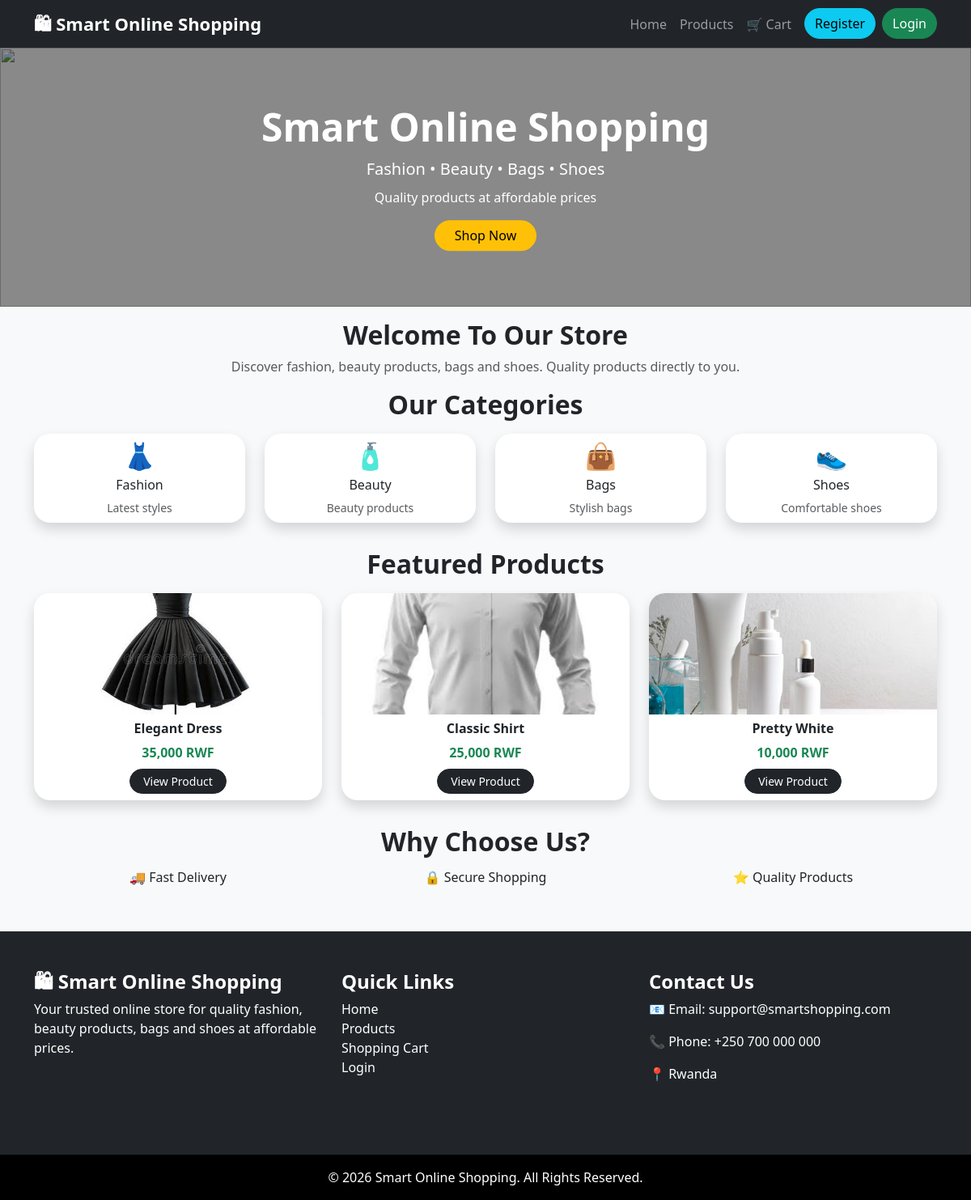
The page / on the database its author committed.
### tables this page shows
CREATE TABLE `products` (
  `product_id` int(11) NOT NULL,
  `product_name` varchar(100) NOT NULL,
  `description` text DEFAULT NULL,
  `price` decimal(10,2) NOT NULL,
  `image` varchar(255) DEFAULT NULL,
  `category_id` int(11) DEFAULT NULL
);

### index.php (the view)
<?php
include "config/database.php";
include "includes/header.php";
include "includes/Navbar.php";
?>
<div class="container-fluid p-0">
<div class="position-relative">
<img src="assets/images/banner.jpg"
class="img-fluid w-100"
style="height:320px; object-fit:cover;">
<div class="position-absolute top-0 start-0 w-100 h-100"
style="background:rgba(0,0,0,0.45);">
</div>
<div class="position-absolute top-50 start-50 translate-middle text-center text-white w-75">
<h1 class="display-5 fw-bold">
Smart Online Shopping
</h1>
<p class="fs-5 mb-2">
Fashion • Beauty • Bags • Shoes
</p>
<p class="mb-3">
Quality products at affordable prices
</p>
<a href="products.php"
class="btn btn-warning px-4">
Shop Now
</a>
</div>
</div>
</div>
<div class="container mt-3">
<h2 class="text-center mb-2">
Welcome To Our Store
</h2>
<p class="text-center text-muted">
Discover fashion, beauty products, bags and shoes.
Quality products directly to you.
</p>
</div>
<div class="container mt-3">
<h2 class="text-center mb-3">
Our Categories
</h2>
<div class="row text-center">
<div class="col-lg-3 col-md-6 mb-3">
<div class="card shadow p-2 h-100 product-card">
<h2>👗</h2>
<h6>
Fashion
</h6>
<p class="text-muted small mb-0">
Latest styles
</p>
</div>
</div>
<div class="col-lg-3 col-md-6 mb-3">
<div class="card shadow p-2 h-100 product-card">
<h2>🧴</h2>
<h6>
Beauty
</h6>
<p class="text-muted small mb-0">
Beauty products
</p>
</div>
</div>
<div class="col-lg-3 col-md-6 mb-3">
<div class="card shadow p-2 h-100 product-card">
<h2>👜</h2>
<h6>
Bags
</h6>
<p class="text-muted small mb-0">
Stylish bags
</p>
</div>
</div>
<div class="col-lg-3 col-md-6 mb-3">
<div class="card shadow p-2 h-100 product-card">
<h2>👟</h2>
<h6>
Shoes
</h6>
<p class="text-muted small mb-0">
Comfortable shoes
</p>
</div>
</div>
</div>
</div>
<div class="container mt-3">
<h2 class="text-center mb-3">
Featured Products
</h2>
<div class="row">
<?php
$query = "SELECT * FROM products LIMIT 3";
$result = mysqli_query($conn,$query);
while($product=mysqli_fetch_assoc($result)){
?>
<div class="col-lg-4 col-md-6 mb-3">
<div class="card shadow h-100 product-card">
<img src="assets/images/<?php echo $product['image']; ?>"
class="card-img-top"
style="height:150px;object-fit:cover;">
<div class="card-body text-center p-2">
<h6 class="fw-bold">
<?php echo htmlspecialchars($product['product_name']); ?>
</h6>
<p class="text-success fw-bold mb-2">
<?php echo number_format($product['price']); ?> RWF
</p>
<a href="product_details.php?id=<?php echo $product['product_id']; ?>"
class="btn btn-dark btn-sm rounded-pill px-3">
View Product
</a>
</div>
</div>
</div>
<?php } ?>
</div>
</div>
<div class="container mt-3 mb-3">
<h2 class="text-center mb-3">
Why Choose Us?
</h2>
<div class="row text-center">
<div class="col-md-4">
<h6>
🚚 Fast Delivery
</h6>
</div>
<div class="col-md-4">
<h6>
🔒 Secure Shopping
</h6>
</div>
<div class="col-md-4">
<h6>
⭐ Quality Products
</h6>
</div>
</div>
</div>
<?php
include "includes/footer.php";
?>

### includes/header.php (style rules this page uses)
body { font-family:'Segoe UI', Tahoma, Geneva, Verdana, sans-serif; background:#f8f9fa; }
.card { border-radius:20px; overflow:hidden; border:none; transition:0.3s ease; }
.product-card { background:white; }
.card img { height:250px; width:100%; object-fit:cover; }
.btn { border-radius:25px; font-weight:500; }
h1,h2,h3,h4,h5 { font-weight:700; }
img { max-width:100%; }

### rows shown on the page
products: image (picture), product_name "Elegant Dress", price "35,000"
products: image (picture), product_name "Classic Shirt", price "25,000"
products: image (picture), product_name "Pretty White", price "10,000"
